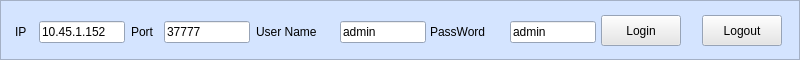
  <widget class="QFrame" name="frame3">
   <property name="geometry">
    <rect>
     <x>3</x>
     <y>10</y>
     <width>800</width>
     <height>60</height>
    </rect>
   </property>
   <property name="palette">
    <palette>
     <active>
      <colorrole role="WindowText">
       <brush brushstyle="SolidPattern">
        <color alpha="255">
         <red>0</red>
         <green>0</green>
         <blue>0</blue>
        </color>
       </brush>
      </colorrole>
      <colorrole role="Button">
       <brush brushstyle="SolidPattern">
        <color alpha="255">
         <red>230</red>
         <green>230</green>
         <blue>230</blue>
        </color>
       </brush>
      </colorrole>
      <colorrole role="Light">
       <brush brushstyle="SolidPattern">
        <color alpha="255">
         <red>255</red>
         <green>255</green>
         <blue>255</blue>
        </color>
       </brush>
      </colorrole>
      <colorrole role="Midlight">
       <brush brushstyle="SolidPattern">
        <color alpha="255">
         <red>242</red>
         <green>242</green>
         <blue>242</blue>
        </color>
       </brush>
      </colorrole>
      <colorrole role="Dark">
       <brush brushstyle="SolidPattern">
        <color alpha="255">
         <red>115</red>
         <green>115</green>
         <blue>115</blue>
        </color>
       </brush>
      </colorrole>
      <colorrole role="Mid">
       <brush brushstyle="SolidPattern">
        <color alpha="255">
         <red>153</red>
         <green>153</green>
         <blue>153</blue>
        </color>
       </brush>
      </colorrole>
      <colorrole role="Text">
       <brush brushstyle="SolidPattern">
        <color alpha="255">
         <red>0</red>
         <green>0</green>
         <blue>0</blue>
        </color>
       </brush>
      </colorrole>
      <colorrole role="BrightText">
       <brush brushstyle="SolidPattern">
        <color alpha="255">
         <red>0</red>
         <green>0</green>
         <blue>0</blue>
        </color>
       </brush>
      </colorrole>
      <colorrole role="ButtonText">
       <brush brushstyle="SolidPattern">
        <color alpha="255">
         <red>0</red>
         <green>0</green>
         <blue>0</blue>
        </color>
       </brush>
      </colorrole>
      <colorrole role="Base">
       <brush brushstyle="SolidPattern">
        <color alpha="255">
         <red>255</red>
         <green>255</green>
         <blue>255</blue>
        </color>
       </brush>
      </colorrole>
      <colorrole role="Window">
       <brush brushstyle="SolidPattern">
        <color alpha="255">
         <red>212</red>
         <green>228</green>
         <blue>255</blue>
        </color>
       </brush>
      </colorrole>
      <colorrole role="Shadow">
       <brush brushstyle="SolidPattern">
        <color alpha="255">
         <red>0</red>
         <green>0</green>
         <blue>0</blue>
        </color>
       </brush>
      </colorrole>
      <colorrole role="Highlight">
       <brush brushstyle="SolidPattern">
        <color alpha="255">
         <red>255</red>
         <green>106</green>
         <blue>113</blue>
        </color>
       </brush>
      </colorrole>
      <colorrole role="HighlightedText">
       <brush brushstyle="SolidPattern">
        <color alpha="255">
         <red>0</red>
         <green>0</green>
         <blue>0</blue>
        </color>
       </brush>
      </colorrole>
      <colorrole role="Link">
       <brush brushstyle="SolidPattern">
        <color alpha="255">
         <red>0</red>
         <green>0</green>
         <blue>0</blue>
        </color>
       </brush>
      </colorrole>
      <colorrole role="LinkVisited">
       <brush brushstyle="SolidPattern">
        <color alpha="255">
         <red>0</red>
         <green>0</green>
         <blue>0</blue>
        </color>
       </brush>
      </colorrole>
     </active>
     <inactive>
      <colorrole role="WindowText">
       <brush brushstyle="SolidPattern">
        <color alpha="255">
         <red>0</red>
         <green>0</green>
         <blue>0</blue>
        </color>
       </brush>
      </colorrole>
      <colorrole role="Button">
       <brush brushstyle="SolidPattern">
        <color alpha="255">
         <red>230</red>
         <green>230</green>
         <blue>230</blue>
        </color>
       </brush>
      </colorrole>
      <colorrole role="Light">
       <brush brushstyle="SolidPattern">
        <color alpha="255">
         <red>255</red>
         <green>255</green>
         <blue>255</blue>
        </color>
       </brush>
      </colorrole>
      <colorrole role="Midlight">
       <brush brushstyle="SolidPattern">
        <color alpha="255">
         <red>255</red>
         <green>255</green>
         <blue>255</blue>
        </color>
       </brush>
      </colorrole>
      <colorrole role="Dark">
       <brush brushstyle="SolidPattern">
        <color alpha="255">
         <red>115</red>
         <green>115</green>
         <blue>115</blue>
        </color>
       </brush>
      </colorrole>
      <colorrole role="Mid">
       <brush brushstyle="SolidPattern">
        <color alpha="255">
         <red>153</red>
         <green>153</green>
         <blue>153</blue>
        </color>
       </brush>
      </colorrole>
      <colorrole role="Text">
       <brush brushstyle="SolidPattern">
        <color alpha="255">
         <red>0</red>
         <green>0</green>
         <blue>0</blue>
        </color>
       </brush>
      </colorrole>
      <colorrole role="BrightText">
       <brush brushstyle="SolidPattern">
        <color alpha="255">
         <red>0</red>
         <green>0</green>
         <blue>0</blue>
        </color>
       </brush>
      </colorrole>
      <colorrole role="ButtonText">
       <brush brushstyle="SolidPattern">
        <color alpha="255">
         <red>0</red>
         <green>0</green>
         <blue>0</blue>
        </color>
       </brush>
      </colorrole>
      <colorrole role="Base">
       <brush brushstyle="SolidPattern">
        <color alpha="255">
         <red>255</red>
         <green>255</green>
         <blue>255</blue>
        </color>
       </brush>
      </colorrole>
      <colorrole role="Window">
       <brush brushstyle="SolidPattern">
        <color alpha="255">
         <red>212</red>
         <green>228</green>
         <blue>255</blue>
        </color>
       </brush>
      </colorrole>
      <colorrole role="Shadow">
       <brush brushstyle="SolidPattern">
        <color alpha="255">
         <red>0</red>
         <green>0</green>
         <blue>0</blue>
        </color>
       </brush>
      </colorrole>
      <colorrole role="Highlight">
       <brush brushstyle="SolidPattern">
        <color alpha="255">
         <red>255</red>
         <green>106</green>
         <blue>113</blue>
        </color>
       </brush>
      </colorrole>
      <colorrole role="HighlightedText">
       <brush brushstyle="SolidPattern">
        <color alpha="255">
         <red>0</red>
         <green>0</green>
         <blue>0</blue>
        </color>
       </brush>
      </colorrole>
      <colorrole role="Link">
       <brush brushstyle="SolidPattern">
        <color alpha="255">
         <red>0</red>
         <green>0</green>
         <blue>0</blue>
        </color>
       </brush>
      </colorrole>
      <colorrole role="LinkVisited">
       <brush brushstyle="SolidPattern">
        <color alpha="255">
         <red>0</red>
         <green>0</green>
         <blue>0</blue>
        </color>
       </brush>
      </colorrole>
     </inactive>
     <disabled>
      <colorrole role="WindowText">
       <brush brushstyle="SolidPattern">
        <color alpha="255">
         <red>128</red>
         <green>128</green>
         <blue>128</blue>
        </color>
       </brush>
      </colorrole>
      <colorrole role="Button">
       <brush brushstyle="SolidPattern">
        <color alpha="255">
         <red>230</red>
         <green>230</green>
         <blue>230</blue>
        </color>
       </brush>
      </colorrole>
      <colorrole role="Light">
       <brush brushstyle="SolidPattern">
        <color alpha="255">
         <red>255</red>
         <green>255</green>
         <blue>255</blue>
        </color>
       </brush>
      </colorrole>
      <colorrole role="Midlight">
       <brush brushstyle="SolidPattern">
        <color alpha="255">
         <red>255</red>
         <green>255</green>
         <blue>255</blue>
        </color>
       </brush>
      </colorrole>
      <colorrole role="Dark">
       <brush brushstyle="SolidPattern">
        <color alpha="255">
         <red>115</red>
         <green>115</green>
         <blue>115</blue>
        </color>
       </brush>
      </colorrole>
      <colorrole role="Mid">
       <brush brushstyle="SolidPattern">
        <color alpha="255">
         <red>153</red>
         <green>153</green>
         <blue>153</blue>
        </color>
       </brush>
      </colorrole>
      <colorrole role="Text">
       <brush brushstyle="SolidPattern">
        <color alpha="255">
         <red>0</red>
         <green>0</green>
         <blue>0</blue>
        </color>
       </brush>
      </colorrole>
      <colorrole role="BrightText">
       <brush brushstyle="SolidPattern">
        <color alpha="255">
         <red>0</red>
         <green>0</green>
         <blue>0</blue>
        </color>
       </brush>
      </colorrole>
      <colorrole role="ButtonText">
       <brush brushstyle="SolidPattern">
        <color alpha="255">
         <red>128</red>
         <green>128</green>
         <blue>128</blue>
        </color>
       </brush>
      </colorrole>
      <colorrole role="Base">
       <brush brushstyle="SolidPattern">
        <color alpha="255">
         <red>255</red>
         <green>255</green>
         <blue>255</blue>
        </color>
       </brush>
      </colorrole>
      <colorrole role="Window">
       <brush brushstyle="SolidPattern">
        <color alpha="255">
         <red>212</red>
         <green>228</green>
         <blue>255</blue>
        </color>
       </brush>
      </colorrole>
      <colorrole role="Shadow">
       <brush brushstyle="SolidPattern">
        <color alpha="255">
         <red>0</red>
         <green>0</green>
         <blue>0</blue>
        </color>
       </brush>
      </colorrole>
      <colorrole role="Highlight">
       <brush brushstyle="SolidPattern">
        <color alpha="255">
         <red>255</red>
         <green>106</green>
         <blue>113</blue>
        </color>
       </brush>
      </colorrole>
      <colorrole role="HighlightedText">
       <brush brushstyle="SolidPattern">
        <color alpha="255">
         <red>0</red>
         <green>0</green>
         <blue>0</blue>
        </color>
       </brush>
      </colorrole>
      <colorrole role="Link">
       <brush brushstyle="SolidPattern">
        <color alpha="255">
         <red>0</red>
         <green>0</green>
         <blue>0</blue>
        </color>
       </brush>
      </colorrole>
      <colorrole role="LinkVisited">
       <brush brushstyle="SolidPattern">
        <color alpha="255">
         <red>0</red>
         <green>0</green>
         <blue>0</blue>
        </color>
       </brush>
      </colorrole>
     </disabled>
    </palette>
   </property>
   <property name="frameShape">
    <enum>QFrame::StyledPanel</enum>
   </property>
   <property name="frameShadow">
    <enum>QFrame::Plain</enum>
   </property>
   <widget class="QLabel" name="IP">
    <property name="geometry">
     <rect>
      <x>15</x>
      <y>21</y>
      <width>18</width>
      <height>22</height>
     </rect>
    </property>
    <property name="text">
     <string>IP</string>
    </property>
    <property name="wordWrap">
     <bool>false</bool>
    </property>
   </widget>
   <widget class="QLineEdit" name="lineEdit1">
    <property name="geometry">
     <rect>
      <x>39</x>
      <y>21</y>
      <width>86</width>
      <height>22</height>
     </rect>
    </property>
    <property name="text">
     <string>10.45.1.152</string>
    </property>
   </widget>
   <widget class="QLabel" name="Port">
    <property name="geometry">
     <rect>
      <x>131</x>
      <y>21</y>
      <width>27</width>
      <height>22</height>
     </rect>
    </property>
    <property name="text">
     <string>Port</string>
    </property>
    <property name="wordWrap">
     <bool>false</bool>
    </property>
   </widget>
   <widget class="QLineEdit" name="lineEdit2">
    <property name="geometry">
     <rect>
      <x>164</x>
      <y>21</y>
      <width>86</width>
      <height>22</height>
     </rect>
    </property>
    <property name="text">
     <string>37777</string>
    </property>
   </widget>
   <widget class="QLabel" name="UserName">
    <property name="geometry">
     <rect>
      <x>256</x>
      <y>21</y>
      <width>81</width>
      <height>22</height>
     </rect>
    </property>
    <property name="text">
     <string>User Name</string>
    </property>
    <property name="wordWrap">
     <bool>false</bool>
    </property>
   </widget>
   <widget class="QLineEdit" name="lineEdit4">
    <property name="geometry">
     <rect>
      <x>340</x>
      <y>21</y>
      <width>86</width>
      <height>22</height>
     </rect>
    </property>
    <property name="text">
     <string>admin</string>
    </property>
   </widget>
   <widget class="QLabel" name="PassWord">
    <property name="geometry">
     <rect>
      <x>430</x>
      <y>21</y>
      <width>71</width>
      <height>22</height>
     </rect>
    </property>
    <property name="text">
     <string>PassWord</string>
    </property>
    <property name="wordWrap">
     <bool>false</bool>
    </property>
   </widget>
   <widget class="QLineEdit" name="lineEdit3">
    <property name="geometry">
     <rect>
      <x>510</x>
      <y>21</y>
      <width>86</width>
      <height>22</height>
     </rect>
    </property>
    <property name="text">
     <string>admin</string>
    </property>
   </widget>
   <widget class="QPushButton" name="Login">
    <property name="geometry">
     <rect>
      <x>601</x>
      <y>15</y>
      <width>80</width>
      <height>31</height>
     </rect>
    </property>
    <property name="text">
     <string>Login</string>
    </property>
   </widget>
   <widget class="QPushButton" name="Logout">
    <property name="geometry">
     <rect>
      <x>702</x>
      <y>15</y>
      <width>80</width>
      <height>31</height>
     </rect>
    </property>
    <property name="text">
     <string>Logout</string>
    </property>
   </widget>
  </widget>
